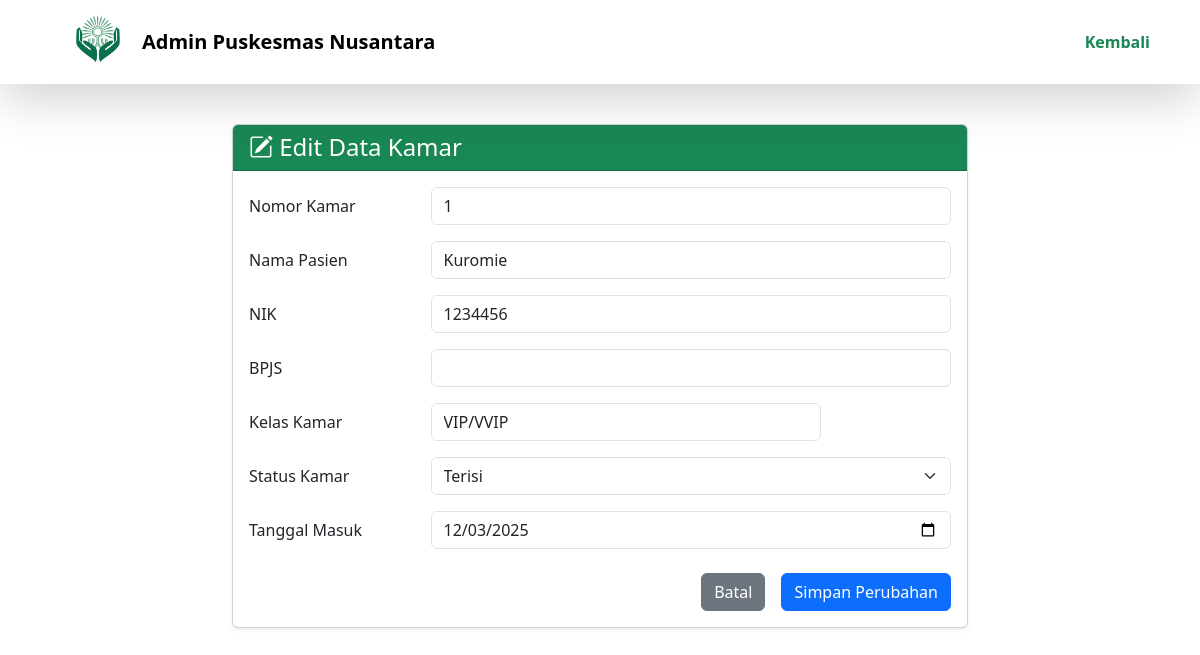
The page /editDataKamar.php?id=18 (signed in) on the database its author committed.
### tables this page shows
CREATE TABLE `pesankamar` (
  `id` int(11) NOT NULL,
  `id_pasien` int(1) DEFAULT NULL,
  `id_kamar` int(11) DEFAULT NULL,
  `tanggal_masuk` date DEFAULT NULL
);

CREATE TABLE `pasien` (
  `id_pasien` int(11) NOT NULL,
  `nama` varchar(100) NOT NULL,
  `nik` varchar(16) NOT NULL,
  `bpjs` varchar(13) DEFAULT NULL
);

CREATE TABLE `kelas_kamar` (
  `id_kelas` int(1) NOT NULL,
  `nama_kelas` varchar(10) NOT NULL,
  `tarif` int(8) NOT NULL
);

CREATE TABLE `kamar_fisik` (
  `id_kamar` int(11) NOT NULL,
  `nomor_kamar` varchar(10) NOT NULL,
  `id_kelas` int(11) NOT NULL,
  `status_kamar` enum('Tersedia','Terisi','Dibersihkan','Perbaikan') NOT NULL DEFAULT 'Tersedia'
);

### editDataKamar.php (the view, shortened to what this page needs)
<!DOCTYPE html>
<html lang="id">
<head>
    <link href="https://cdn.jsdelivr.net/npm/bootstrap@5.3.3/dist/css/bootstrap.min.css" rel="stylesheet">
    <link rel="stylesheet" href="https://cdn.jsdelivr.net/npm/bootstrap-icons@1.11.3/font/bootstrap-icons.min.css">
</head>
<body style="padding-top: 100px;">
    <?php
    include 'connection.php';
    $id = $_GET['id'];
    $query = "SELECT pk.id, pk.id_kamar, p.nama, p.nik, p.bpjs, kk.nama_kelas AS kelas, kf.status_kamar, pk.tanggal_masuk FROM pesankamar pk
            JOIN pasien p ON pk.id_pasien = p.id_pasien INNER JOIN kamar_fisik kf ON pk.id_kamar = kf.id_kamar
            INNER JOIN kelas_kamar kk ON kf.id_kelas = kk.id_kelas WHERE pk.id = '$id'";
    $result = mysqli_query($connect, $query);
    $data = mysqli_fetch_array($result);
    ?>
    <nav id="navbarPuskesmas" class="navbar navbar-expand-lg navbar-light bg-white shadow-lg fixed-top">
        <div class="container">
            <img style="padding-left: 2%;" width="90" src="logo puskesmas nusantara.png" alt="Logo">
            <a class="navbar-brand" href="#" style="font-weight: bold; padding-left: 10px;">Admin Puskesmas Nusantara</a>
            <div class="collapse navbar-collapse" id="navbarPuskesmas">
                <ul class="navbar-nav ms-auto">
                    <li class="nav-item">
                        <a class="nav-link active fw-bold text-success" href="dataPesanKamar.php">Kembali</a>
                    </li>
                </ul>
            </div>
        </div>
    </nav>
    <div class="container mt-4">
        <div class="row justify-content-center">
            <div class="col-md-8">
                <div class="card shadow-sm">
                    <div class="card-header bg-success text-white">
                        <h4 class="mb-0"><i class="bi bi-pencil-square"></i> Edit Data Kamar</h4>
                    </div>
                    <div class="card-body">
                        <form method="POST">
                        <div class="mb-3 row">
                                <label class="col-sm-3 col-form-label">Nomor Kamar</label>
                                <div class="col-sm-9">
                                    <input type="text" class="form-control" name="id_kamar" value="<?= $data['id_kamar'] ?>" required readonly>
                                </div>
                            </div>
                            <div class="mb-3 row">
                                <label class="col-sm-3 col-form-label">Nama Pasien</label>
                                <div class="col-sm-9">
                                    <input type="text" class="form-control" name="nama" value="<?= $data['nama'] ?>" required readonly>
                                </div>
                            </div>
                            <div class="mb-3 row">
                                <label class="col-sm-3 col-form-label">NIK</label>
                                <div class="col-sm-9">
                                    <input type="text" class="form-control" name="nik" value="<?= $data['nik'] ?>" required readonly>
                                </div>
                            </div>
                            <div class="mb-3 row">
                                <label class="col-sm-3 col-form-label">BPJS</label>
                                <div class="col-sm-9">
                                    <input type="text" class="form-control" name="bpjs" value="<?= $data['bpjs'] ?>" required readonly>
                                </div>
                            </div>
                            <div class="mb-3 row">
                                <label class="col-sm-3 col-form-label">Kelas Kamar</label>
                                <div class="col-sm-9">
                                    <div class="col-sm-9">
                                    <input type="text" class="form-control" name="bpjs" value="<?= $data['kelas'] ?>" required readonly>
                                </div>
                                </div>
                            </div>
                            <div class="mb-3 row">
                                <label class="col-sm-3 col-form-label">Status Kamar</label>
                                <div class="col-sm-9">
                                    <select class="form-select" name="status" required>
                                        <option value="Terisi" <?= ($data['status_kamar'] == 'Terisi') ? 'selected' : '' ?>>Terisi</option>
                                    </select>
                                </div>
                            </div>
                            <div class="mb-3 row">
                                <label class="col-sm-3 col-form-label">Tanggal Masuk</label>
                                <div class="col-sm-9">
                                    <input type="date" class="form-control" name="tanggal_masuk" value="<?= $data['tanggal_masuk'] ?>" required>
                                </div>
                            </div>
                            <div class="d-grid gap-2 d-md-flex justify-content-md-end mt-4">
                                <a href="dataPesanKamar.php" class="btn btn-secondary me-md-2">Batal</a>
                                <button type="submit" name="update" class="btn btn-primary">Simpan Perubahan</button>
                            </div>
                        </form>
                    </div>
                </div>
            </div>
        </div>
    </div>
</body>
</html>

### rows shown on the page
pesankamar: id_kamar "1", nama "Kuromie", nik "1234456", bpjs "VIP/VVIP", tanggal_masuk "12/03/2025"
kamar_fisik: status "Terisi"
